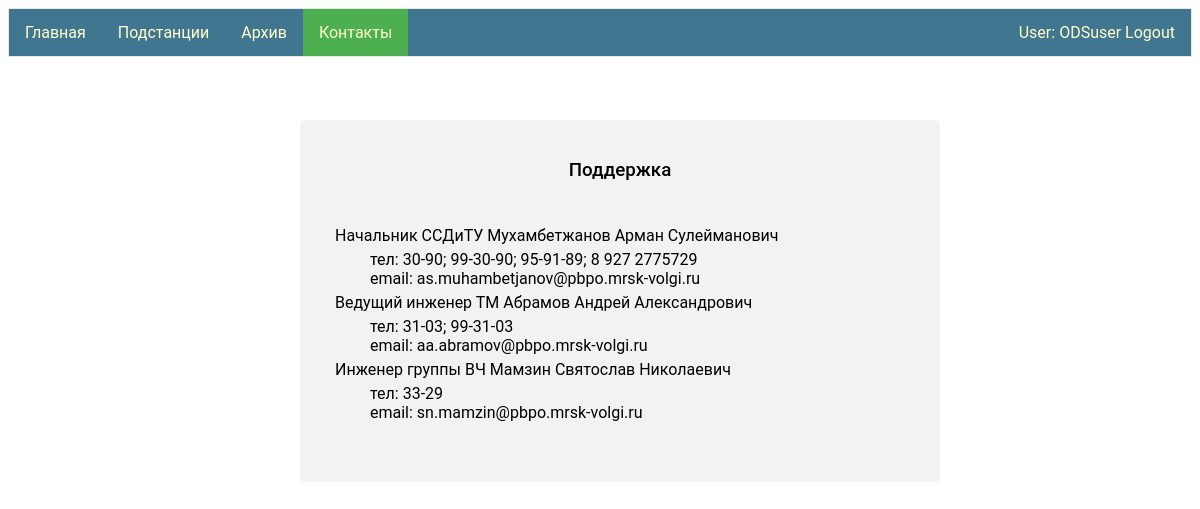
/contacts/ (signed in), run on the app's committed database.
### support_contacts/models.py (models this page shows)
class Support_contacts (models.Model):
    position = models.CharField(max_length=100)
    name = models.CharField(max_length=100)
    email = models.EmailField(max_length=254)
    numbers = models.CharField(max_length=254)

### support_contacts/views.py (the view)
# urls.py: path('', views.contacts),
@login_required
def contacts(request):
    contacts = Support_contacts.objects.all()
    data = {"contacts": contacts}
    return render(request, "contacts.html",context=data)

### support_contacts/templates/contacts.html (shortened to what this page needs)
{% extends "base.html" %}
{% block li3 %}<a class="active" href="/contacts">Контакты</a>{% endblock li3 %}
{% block logic1 %}
<div class="container">
 <h3>Поддержка</h3>
 <dl>
   {% for  contact in contacts %}
     <dt>{{contact.position }} {{contact.name }}</dt>
     <dd>тел: {{contact.numbers}}</dd>
     <dd>email: {{contact.email}}</dd>
  {% endfor %}
</dl>
</div>
{% endblock logic1 %}

### my_app/templates/base.html (shortened to what this page needs)
<!DOCTYPE html>
{% load staticfiles %}
<html>
<head>
   <link rel="stylesheet" href={% static "css/styles.css" %} />
</head>
<body>
    {% if user.is_authenticated %}
        <ul>
            <li>{% block li1 %}<a href="/">Главная</a>{% endblock li1 %}</li>
            <li>{% block li2 %}<a href="/ps">Подстанции</a>{% endblock li2 %}</li>
            <li>{% block li5 %}<a href="/archive">Архив</a>{% endblock li5 %}</li>
                <li style="float:right"><a  href="{% url 'logout'%}?next={{request.path}}">User: {{ user.get_username }} Logout</a></li>
            {% else %}
                <li style="float:right"><a href="{% url 'login'%}?next={{request.path}}">Login</a></li>
            {% endif %}
             <li>{% block li3 %}<a href="/contacts">Контакты</a>{% endblock li3 %}</li>
        </ul>
  {% block logic1 %}{% endblock logic1 %}
</body>
</html>

### my_app/static/css/styles.css (style rules this page uses)
ul { font-family: "Roboto","Lucida Grande","DejaVu Sans","Bitstream Vera Sans",Verdana,Arial,sans-serif; list-style-type: none; margin: 0; padding: 0; overflow: hidden; border: 1px solid #e7e7e7; background-color: #417690; }
li { float: left; }
li a { display: block; color: #ffc; text-align: center; padding: 14px 16px; text-decoration: none; }
h3 { font-family: 'Roboto'; src: url('../fonts/Roboto-Bold-webfont.woff'); font-weight: 500; text-align: center; }
.active { background-color: #4CAF50; }

### support_contacts/templates/contacts.html (style rules this page uses)
dl { padding: 10px; margin-top: 30px; margin-bottom: 30px; margin-right: 30px; margin-left: 0px; float:center; font-family: "Roboto","Lucida Grande","DejaVu Sans","Bitstream Vera Sans",Verdana,Arial,sans-serif; }
dt { padding: 5px; }
.container { position: absolute; left: 25%; top: 15%; width: 50%; border-radius: 5px; background-color: #f2f2f2; padding: 20px; }

### data on the page
Support_contacts: position "Начальник ССДиТУ", name "Мухамбетжанов Арман Сулейманович", numbers "30-90; 99-30-90; 95-91-89; 8 927 2775729", email "as.muhambetjanov@pbpo.mrsk-volgi.ru"
Support_contacts: position "Ведущий инженер ТМ", name "Абрамов Андрей Александрович", numbers "31-03; 99-31-03", email "aa.abramov@pbpo.mrsk-volgi.ru"
Support_contacts: position "Инженер группы ВЧ", name "Мамзин Святослав Николаевич", numbers "33-29", email "sn.mamzin@pbpo.mrsk-volgi.ru"

### other printed values
{{ user.get_username }} "ODSuser"
